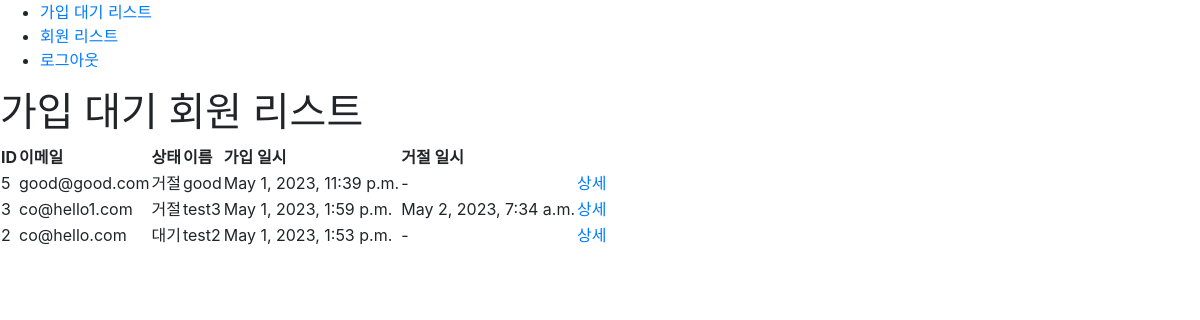
The page /accounts/standby/ (signed in) on the database its author committed.
### accounts/models.py (models this page shows, shortened)
class CustomUser(AbstractBaseUser, PermissionsMixin):
    email = models.EmailField(unique=True)
    name = models.CharField(max_length=50)
    phone_number = models.CharField(max_length=11)
    STATUS_CHOICES = (
        ('W', '대기'),
        ('A', '승인'),
        ('R', '거절'),
    )
    status = models.CharField(max_length=1, choices=STATUS_CHOICES, default='W')
    LEVEL_CHOICES = (
        ('M', '마스터'),
        ('A', '관리자'),
        ('U', '일반'),
    )
    level = models.CharField(max_length=1, choices=LEVEL_CHOICES, default='U')
    is_active = models.BooleanField(default=True)
    is_staff = models.BooleanField(default=False)
    is_superuser = models.BooleanField(default=False)
    permission_approve = models.BooleanField(default=False)
    permission_list = models.BooleanField(default=False)
    permission_edit = models.BooleanField(default=False)
    permission_delete = models.BooleanField(default=False)
    date_joined = models.DateTimeField(default=timezone.now)
    date_rejected = models.DateTimeField(blank=True, null=True)
    reject_reason = models.TextField(blank=True, null=True)
    date_secession = models.DateTimeField(blank=True, null=True)
    secession_reason = models.TextField(blank=True, null=True)
    objects = CustomUserManager()
    USERNAME_FIELD = 'email'
    REQUIRED_FIELDS = ['name', 'phone_number']
    class Meta:
        ordering = ['-id']

### accounts/views.py (the view)
# urls.py: path('standby/', StandbyUserListView.as_view(), name='standby_user_list'),
class StandbyUserListView(ListView):
    model = CustomUser
    template_name = 'standby_user_list.html'
    queryset = CustomUser.objects.filter(status__in=['W', 'R'])
    context_object_name = 'users'

### accounts/templates/standby_user_list.html
{% extends 'base.html' %}
{% block content %}
{% if user.is_authenticated %}
{% if user.status == 'W' %}
  <h1>[[ 가입 대기 ]]</h1>
  <h3>관리자의 승인이 필요합니다.</h3>
{% elif user.status == 'R' %}
<h1>[[ 가입 거절 ]]</h1>
<h3>죄송합니다.</h3>
{% else %}
  {% if user.level == 'U' %}
  <h1>가입 대기 회원 리스트</h1>
  <table>
    <thead>
      <tr>
        <th>ID</th>
        <th>이메일</th>
        <th>상태</th>
        <th>이름</th>
        <th>가입 일시</th>
        <th>거절 일시</th>
        <th></th>
      </tr>
    </thead>
    <tbody>
      {% for user in users %}
      <tr>
        <td>{{ user.id }}</td>
        <td>{{ user.email }}</td>
        <td>{% if user.status == 'R' %} 거절 {% else %} 대기 {% endif %}</td>
        <td>{{ user.name }}</td>
        <td>{{ user.date_joined }}</td>
        <td>{% if user.date_rejected %} {{user.date_rejected}} {% else %} - {%endif%}</td>
        <td></td>
      </tr>
      {% empty %}
      <tr>
        <td colspan="7">가입 대기 중인 회원이 없습니다.</td>
      </tr>
      {% endfor %}
    </tbody>
  </table>
  {% else %}
  <h1>가입 대기 회원 리스트</h1>
  <table>
    <thead>
      <tr>
        <th>ID</th>
        <th>이메일</th>
        <th>상태</th>
        <th>이름</th>
        <th>가입 일시</th>
        <th>거절 일시</th>
        <th></th>
      </tr>
    </thead>
    <tbody>
      {% for user in users %}
      <tr>
        <td>{{ user.id }}</td>
        <td>{{ user.email }}</td>
        <td>{% if user.status == 'R' %} 거절 {% else %} 대기 {% endif %}</td>
        <td>{{ user.name }}</td>
        <td>{{ user.date_joined }}</td>
        <td>
          {% if user.date_rejected %} {{user.date_rejected}} {% else %} -
          {%endif%}
        </td>
        <td>
          <a href="{% url 'accountapp:standby_user_detail' user.pk %}">상세</a>
        </td>
      </tr>
      {% empty %}
      <tr>
        <td colspan="7">가입 대기 중인 회원이 없습니다.</td>
      </tr>
      {% endfor %}
    </tbody>
  </table>
  {% endif %}
{% endif %}
{% endif %}
{% endblock %}

### accounts/templates/base.html (shortened to what this page needs)
<!DOCTYPE html>
<html lang="en">
  <head>
    <link rel="stylesheet" href="https://stackpath.bootstrapcdn.com/bootstrap/4.3.1/css/bootstrap.min.css"/>
  </head>
  <body>
    <nav>
      <div class="container-fluid">
        <div class="row">
          <ul>
            {% if user.is_authenticated %}
            <li>
              <a href="{% url 'accountapp:standby_user_list' %}">가입 대기 리스트</a>
            </li>
            <li>
              <a href="{% url 'accountapp:user_list' %}">회원 리스트</a>
            </li>
            <li>
              <a href="{% url 'accountapp:logout' %}" onclick="event.preventDefault(); document.getElementById('logout-form').submit();"
                >로그아웃</a>
            </li>
            {% else %}
            <li><a href="{% url 'accountapp:signup' %}">가입</a></li>
            <li><a href="{% url 'accountapp:login' %}">로그인</a></li>
            {% endif %}
          </ul>
        </div>
      </div>
    </nav>
    {% block content %} {% endblock %}
  </body>
</html>

### rows shown on the page
CustomUser: id "5", email "good@good.com", status "거절", name "good", date_joined "May 1, 2023, 11:39 p.m."
CustomUser: id "3", email "co@hello1.com", status "거절", name "test3", date_joined "May 1, 2023, 1:59 p.m.", date_rejected "May 2, 2023, 7:34 a.m."
CustomUser: id "2", email "co@hello.com", status "대기", name "test2", date_joined "May 1, 2023, 1:53 p.m."
